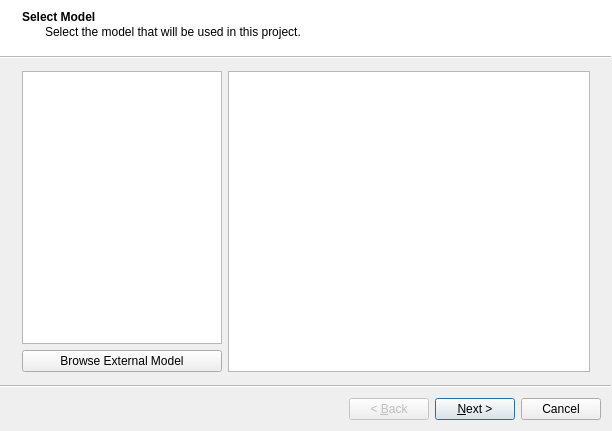
<?xml version="1.0" encoding="UTF-8"?>
<ui version="4.0">
 <class>WizardNewProject</class>
 <widget class="QWizard" name="WizardNewProject">
  <property name="geometry">
   <rect>
    <x>0</x>
    <y>0</y>
    <width>612</width>
    <height>431</height>
   </rect>
  </property>
  <property name="windowTitle">
   <string>Evoplex: New Project</string>
  </property>
  <property name="modal">
   <bool>true</bool>
  </property>
  <property name="wizardStyle">
   <enum>QWizard::ModernStyle</enum>
  </property>
  <widget class="QWizardPage" name="wizardPage1">
   <property name="title">
    <string>Select Model</string>
   </property>
   <property name="subTitle">
    <string>Select the model that will be used in this project.</string>
   </property>
   <attribute name="pageId">
    <string notr="true">0</string>
   </attribute>
   <layout class="QGridLayout" name="gridLayout">
    <item row="1" column="0">
     <widget class="QListWidget" name="modelList">
      <property name="minimumSize">
       <size>
        <width>200</width>
        <height>0</height>
       </size>
      </property>
      <property name="maximumSize">
       <size>
        <width>200</width>
        <height>16777215</height>
       </size>
      </property>
     </widget>
    </item>
    <item row="2" column="0">
     <widget class="QPushButton" name="bBrowseModel">
      <property name="text">
       <string>Browse External Model</string>
      </property>
     </widget>
    </item>
    <item row="1" column="1" rowspan="2">
     <widget class="QTextBrowser" name="modelDescr"/>
    </item>
   </layout>
  </widget>
  <widget class="QWizardPage" name="wizardPage2">
   <property name="title">
    <string>Project Details</string>
   </property>
   <property name="subTitle">
    <string>Type the project details.</string>
   </property>
   <attribute name="pageId">
    <string notr="true">1</string>
   </attribute>
   <layout class="QGridLayout" name="gridLayout_2">
    <item row="2" column="2">
     <widget class="QPushButton" name="bBrowsePath">
      <property name="text">
       <string>Browse...</string>
      </property>
     </widget>
    </item>
    <item row="2" column="1">
     <widget class="QLineEdit" name="projectPath"/>
    </item>
    <item row="2" column="0">
     <widget class="QLabel" name="label_3">
      <property name="text">
       <string>Path:</string>
      </property>
     </widget>
    </item>
    <item row="0" column="1" colspan="2">
     <widget class="QLineEdit" name="projectName"/>
    </item>
    <item row="0" column="0">
     <widget class="QLabel" name="label">
      <property name="text">
       <string>Name:</string>
      </property>
     </widget>
    </item>
    <item row="1" column="0">
     <widget class="QLabel" name="label_2">
      <property name="text">
       <string>Description:</string>
      </property>
     </widget>
    </item>
    <item row="1" column="1" colspan="2">
     <widget class="QPlainTextEdit" name="projectDescr">
      <property name="maximumSize">
       <size>
        <width>16777215</width>
        <height>100</height>
       </size>
      </property>
     </widget>
    </item>
    <item row="3" column="0" colspan="3">
     <spacer name="verticalSpacer">
      <property name="orientation">
       <enum>Qt::Vertical</enum>
      </property>
      <property name="sizeHint" stdset="0">
       <size>
        <width>20</width>
        <height>40</height>
       </size>
      </property>
     </spacer>
    </item>
   </layout>
  </widget>
 </widget>
 <resources/>
 <connections/>
</ui>
